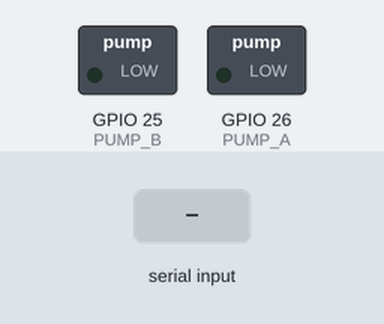
The sketch below on a simulated ESP32. On the bench: switched loads named in the sketch (green lamp = pin HIGH). The inputs (shaded band) are chosen by the test bench. What the sketch prints to the serial monitor is not drawn.

Above: at 1.2 s.
1.3 s: "p" received over Serial
At 1.8 s:
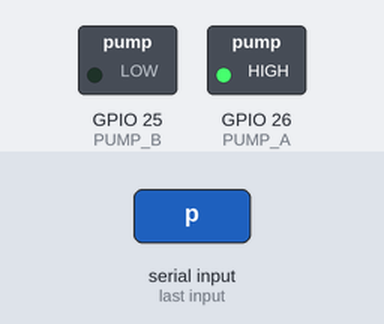
2.8 s: "d" received over Serial
At 2.95 s:
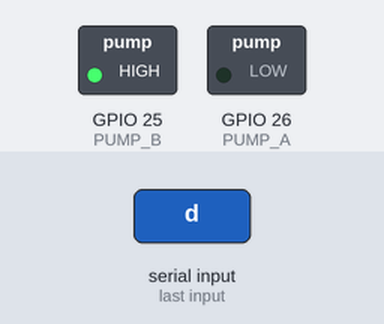
4.6 s: "P" received over Serial
At 5.5 s:
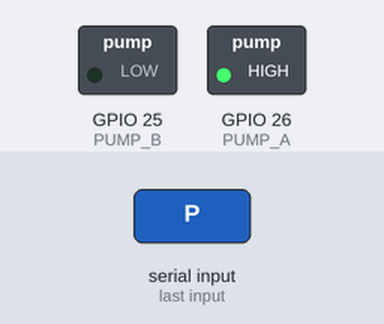
6.1 s: "D" received over Serial
At 6.9 s:
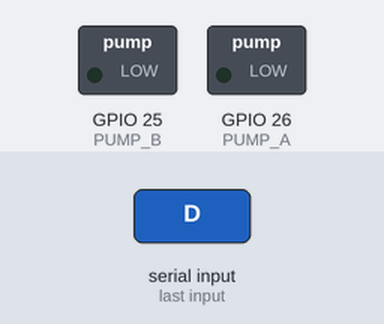
Timing chart, 0 to 8.9 s (numbered marks = the images above; inputs shaded):
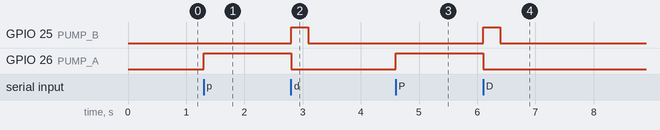

The sketch:

esp32_vacuum.ino
```cpp
#include <Arduino.h>

// User wiring: GPIO26 -> L9110S A-1A, GPIO25 -> A-1B.
// Servo UART33/32 is not driven by this pump-only firmware.
constexpr int PUMP_A = 26;
constexpr int PUMP_B = 25;
bool exhausting = false;
unsigned long exhaustStarted = 0;

void stopPump() {
  digitalWrite(PUMP_A, LOW);
  digitalWrite(PUMP_B, LOW);
  exhausting = false;
}

void setup() {
  digitalWrite(PUMP_A, LOW);
  digitalWrite(PUMP_B, LOW);
  pinMode(PUMP_A, OUTPUT);
  pinMode(PUMP_B, OUTPUT);
  stopPump();
  Serial.begin(115200);
  Serial.println("ESP32_VACUUM_L9110S GPIO26/25 ready p/d/s/q");
}

void loop() {
  while (Serial.available()) {
    const char cmd = Serial.read();
    if (cmd == 'p' || cmd == 'P') {
      stopPump();
      digitalWrite(PUMP_A, HIGH);
      Serial.println("[동작] 물건 흡착 (Pick)");
    } else if (cmd == 'd' || cmd == 'D') {
      stopPump();
      digitalWrite(PUMP_B, HIGH);
      exhaustStarted = millis();
      exhausting = true;
      Serial.println("[동작] 역회전 배기 후 물건 놓기 (Drop)");
    } else if (cmd == 's' || cmd == 'S') {
      stopPump();
      Serial.println("[동작] 정지 (Stop)");
    } else if (cmd == 'q' || cmd == 'Q') {
      Serial.println("ESP32_VACUUM_L9110S GPIO26/25");
    }
  }
  if (exhausting && (unsigned long)(millis() - exhaustStarted) >= 300) {
    stopPump();
    Serial.println("[동작] 물건 해제 완료");
  }
}
```

Measured:
- after the input at 1.3 s, GPIO 26 (PUMP_A): LOW → HIGH at once
- after the input at 2.8 s, GPIO 25 (PUMP_B): LOW → HIGH at once, → LOW 0.30 s later; GPIO 26 (PUMP_A): HIGH → LOW at once
- after the input at 4.6 s, GPIO 26 (PUMP_A): LOW → HIGH at once
- after the input at 6.1 s, GPIO 25 (PUMP_B): LOW → HIGH at once, → LOW 0.30 s later; GPIO 26 (PUMP_A): HIGH → LOW at once
